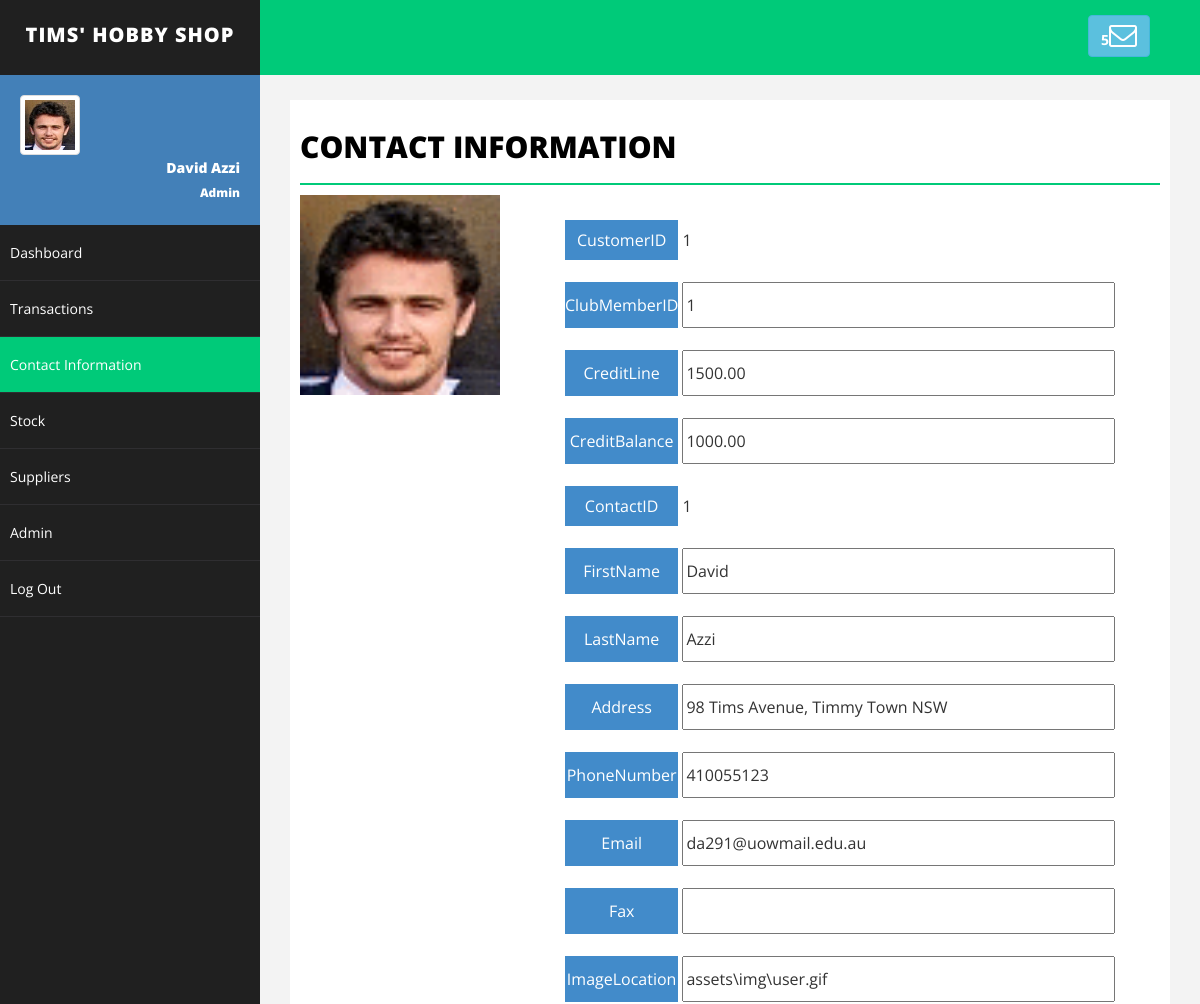
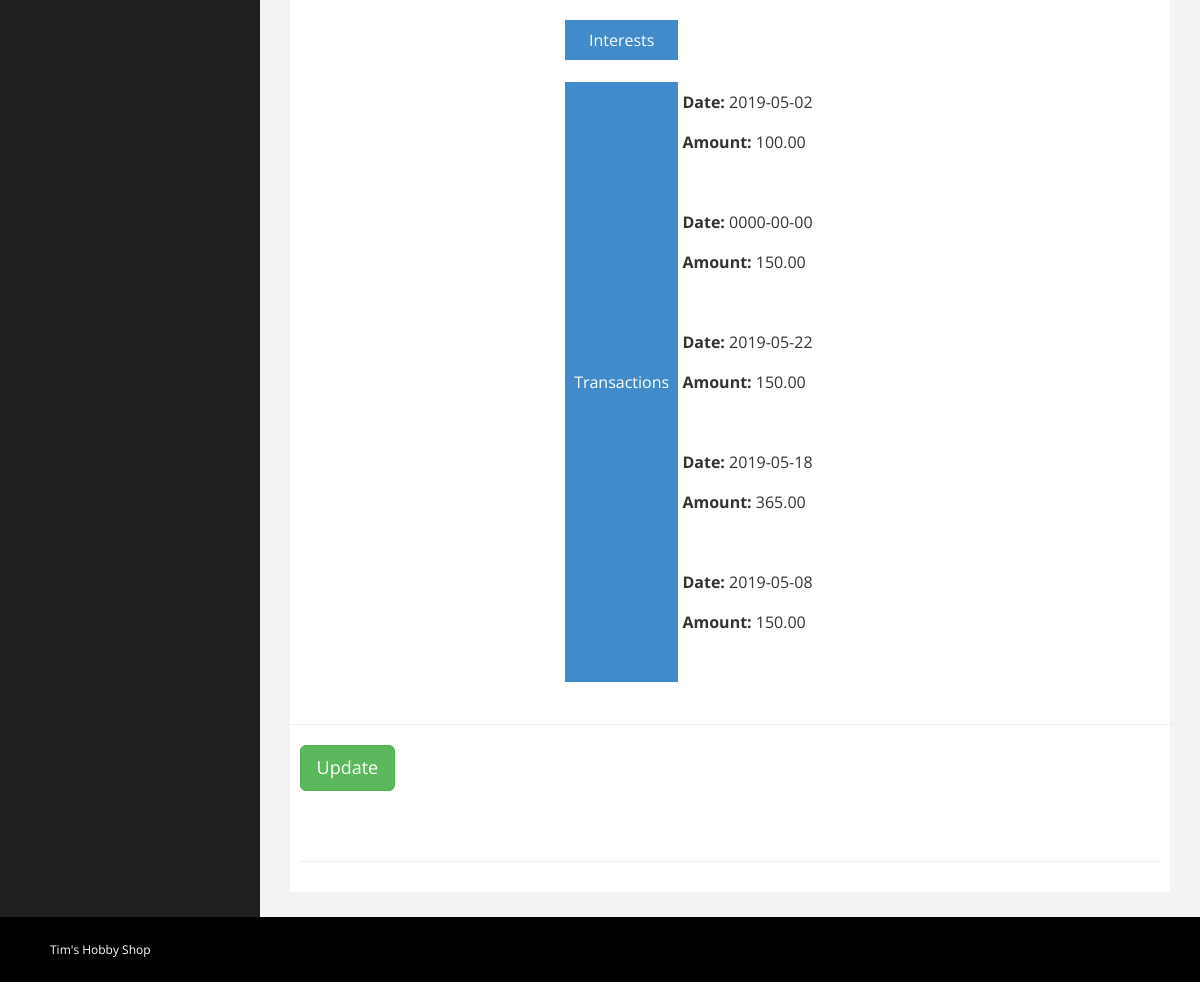
Page /CustomerProfile.php?id=1 (signed in) on the committed database (2 pictures, top to bottom).
### tables this page shows
CREATE TABLE `customer` (
  `CustomerID` int(5) NOT NULL,
  `ClubMemberID` varchar(20) DEFAULT NULL,
  `CreditLine` decimal(7,2) DEFAULT NULL,
  `CreditBalance` decimal(7,2) DEFAULT NULL
);

CREATE TABLE `contact` (
  `ContactID` int(5) NOT NULL,
  `FirstName` varchar(30) DEFAULT NULL,
  `LastName` varchar(30) DEFAULT NULL,
  `Address` varchar(30) DEFAULT NULL,
  `PhoneNumber` int(10) DEFAULT NULL,
  `Email` varchar(30) DEFAULT NULL,
  `Fax` varchar(30) DEFAULT NULL,
  `ImageLocation` varchar(30) DEFAULT NULL
);

CREATE TABLE `sale` (
  `SaleID` int(5) NOT NULL,
  `CustomerID` int(5) NOT NULL,
  `EmployeeID` int(5) NOT NULL,
  `ItemID` int(5) NOT NULL,
  `TransactionID` int(5) NOT NULL,
  `Date` date NOT NULL,
  `Quantity` int(5) NOT NULL,
  `Discount` decimal(7,2) NOT NULL,
  `TotalValue` decimal(7,2) NOT NULL
);

### classes/cContact.php (called while the page is built, shortened)
<?php
require_once ("cDefaultTable.php");
class cContact extends cDefaultTable {
	public function __construct(){
		$this->tableName = 'contact';
		$this->rowCount = 20;
		$this->pageCount = 0;
	}
}
?>

### classes/dbConnect.php (called while the page is built, shortened)
<?php
class dbConnect {
	private static $db = null;
	private $conn;
	private $DB_SERVER = 'localhost';
	private $DB_USERNAME = 'admin1';
	private $DB_PASSWORD = 'admin1';
	private $DB_NAME = 'project334';
	public function __construct(){
		 $this->conn = mysqli_connect($this->DB_SERVER, $this->DB_USERNAME, $this->DB_PASSWORD, $this->DB_NAME);
	}
	public static function startDB(){
		if (!self::$db) {
			self::$db = new dbConnect();
		}
		return self::$db;
	}
	public function dbQuery($sql){
		return $this->conn->query($sql);
	}
}
?>

### classes/cDefaultTable.php (called while the page is built, shortened)
<?php
require_once("dbConnect.php");
class cDefaultTable {
	public $tableName;
	public $pageCount;
	public $rowCount;
	public function getTableData($constraint){
		if ($constraint != ""){
			$constraint = " WHERE " . $constraint;
		}
		$this->tableData = array();
		$pageCount = $this->pageCount;
		$rowCount = $this->rowCount;
		$this->rowTotal = 0;
		$db = dbConnect::startDB();
		$SQLquery = "SELECT * FROM " . $this->tableName . $constraint;
		$result = $db->dbQuery($SQLquery);
		$data = mysqli_fetch_row($result);
		$this->pageTotal = $data[0];
		if ($rowCount > 0){
			$this->rowTotal = ceil($this->pageTotal/$rowCount);
		} else {
			$this->rowTotal = 1;
		}
		if ($pageCount == '' || $pageCount <= '1'){
			$pageCount = 1;
		} elseif ($pageCount > $this->rowTotal) {
			$pageCount = $this->rowTotal;
		}
		if ($rowCount > 0){
			$addLimit = 'LIMIT ' . ($pageCount - 1) * $rowCount . ',' . $rowCount;
		} else {
			$addLimit = NULL;
		}
		$SQLquery .= " " .$addLimit;
		$result = $db->dbQuery($SQLquery);
		while($row = $result->fetch_assoc()){
			$this->tableData[] = $row;
		}
		return $this->tableData;
	}
}

### classes/cCustomer.php (called while the page is built, shortened)
<?php
require_once ("cDefaultTable.php");
class cCustomer extends cDefaultTable {
	public function __construct(){
		$this->tableName = 'customer';
		$this->rowCount = 20;
		$this->pageCount = 0;
	}
}
?>

### classes/cSale.php (called while the page is built, shortened)
<?php
require_once ("cDefaultTable.php");
class cSale extends cDefaultTable {
	public function __construct(){
		$this->tableName = 'sale';
		$this->rowCount = 20;
		$this->pageCount = 0;
	}
}
?>

### CustomerProfile.php (the view, shortened to what this page needs)
<html xmlns="http://www.w3.org/1999/xhtml">
<?php
	$jobTitle = $_SESSION['userData']['JobTitle'];
	$userName = $_SESSION['userName'];
	$profilePic = $_SESSION['userData']['ImageLocation'];
	require_once ("classes\cCustomer.php");
	require_once ("classes\cContact.php");
	require_once ("classes\cSale.php");
	if ($jobTitle === "Admin"){
		$readOnly = "";
	} else {
		$readOnly = "readonly";
		$contentEdit = "";
	}
	$sql = "CustomerID = " . $_GET['id'];
	$objSale = new cSale();
	$saleData = $objSale->getTableData($sql);
	$objCustomer = new cCustomer();
	$customerData = $objCustomer->getTableData($sql);
	$objContact = new cContact();
	$sql = "ContactID = 1";
	$contactData = $objContact->getTableData($sql);
?>
    <link href="assets/css/bootstrap.css" rel="stylesheet">
    <link href="assets/css/font-awesome.css" rel="stylesheet">
    <link href="assets/css/basic.css" rel="stylesheet">
    <link href="assets/css/custom.css" rel="stylesheet">
    <div id="wrapper">
        <nav class="navbar navbar-default navbar-cls-top " role="navigation" style="margin-bottom: 0">
            <div class="navbar-header">
                <a class="navbar-brand" href="dashboard.php">Tims' hobby shop</a>
            </div>
            <div class="header-right">
                <a href="message-task.php" class="btn btn-info" title="New Message"><b>5</b><i class="fa fa-envelope-o fa-2x"></i></a>
            </div>
        </nav>
        <nav class="navbar-default navbar-side" role="navigation">
            <div class="sidebar-collapse">
                <ul class="nav" id="main-menu">
                    <li>
                        <div class="user-img-div">
                            <img src="<?php echo $profilePic ?>" class="img-thumbnail">
                            <div class="inner-text">
                                <?php echo $userName ?>
                            <br>
                                <small><?php echo $jobTitle ?></small>
                            </div>
                        </div>
                    </li>
                    <li>
                        <a href="dashboard.php">Dashboard</a>
                    </li>
                    <li class="">
                        <a href="transactions.php">Transactions</a>
                    </li>
                     <li>
                        <a class="active-menu" href="customerinfo.php">Contact Information</a>
                    </li>
                    <li>
                        <a href="stock.php">Stock</a>
                    </li>
                     <li class="">
                        <a href="supplier.php">Suppliers</a>
                    </li>
					<li>
                        <?php if ($jobTitle == "Admin"){ ?><a href="admin.php">Admin</a><?php } ?>
                    </li>
                    <li>
                        <a href="login.php">Log Out</a>
                    </li>
                </ul>
            </div>
        </nav>
        <div id="page-wrapper">
            <div id="page-inner">
                <div class="row">
                    <div class="col-md-12">
                        <h1 class="page-head-line">Contact Information</h1>
                    </div>
                </div>
<div>
      <div class="row pad-top-botm ">
         <div class="col-lg-6 col-md-6 col-sm-6 " style="width:250px;">
          <img src="<?php echo $contactData[0]["ImageLocation"]; ?>" style="padding-bottom:20px; width: 200px; height: 220px;">
         </div>
<div class="col-lg-6 col-md-6 col-sm-6">
            <br>
			<form action="<?php echo htmlspecialchars($_SERVER["PHP_SELF"]) . "?id=" . $_GET['id']; ?>" method="post">
	<div class="col-lg-6 col-md-6 col-sm-6">
		<table width="100%;">
	<?php
		$id = $_GET['id'];
		foreach ($customerData as $row){
			foreach ($row as $field => $value){
					$tblData = '<tr class="tableRow">';
					$tblData .= '<td width="20%" class="tableLeftCol">' . $field . '</td>';
					$tblData .=	'<td>&nbsp;</td>';
					$tblData .= '<td class="tableRightCol">';
					if ($field == "CustomerID"){
						$tblData .= $id;
						$tblData .= '<input size="50" name="' .$field .'" id="' . $field . '" type="hidden" value="'. $id . '">';
					} else {
						$tblData .= '<input size="50" name="' .$field .'" id="' . $field . '" value="' . $value . '" type="text"'. $readOnly . '>';
					}
					$tblData .= '</td></tr><tr><td>&nbsp;</td></tr>';
					echo $tblData;
			}
		}
		foreach ($contactData as $row){
			foreach ($row as $field => $value){
					$tblData = '<tr class="tableRow">';
					$tblData .= '<td width="20%" class="tableLeftCol">' . $field . '</td>';
					$tblData .=	'<td>&nbsp;</td>';
					$tblData .= '<td class="tableRightCol">';
					if ($field == "ContactID"){
						$tblData .= $id;
						$tblData .= '<input size="50" name="' .$field .'" id="' . $field . '" type="hidden" value="'. $id . '">';
					} else {
						$tblData .= '<input size="50" name="' .$field .'" id="' . $field . '" value="' . $value . '" type="text"'. $readOnly . '>';
					}
					$tblData .= '</td></tr><tr><td>&nbsp;</td></tr>';
					echo $tblData;
			}
		}
		$tblData = '<tr class="tableRow">';
		$tblData .= '<td width="20%" class="tableLeftCol">Interests</td>';
		$tblData .=	'<td>&nbsp;</td>';
		$tblData .= '<td class="tableRightCol">';
		$tblData .= '</td></tr><tr><td>&nbsp;</td></tr>';
		echo $tblData;
		$tblData = '<tr class="tableRow">';
		$tblData .= '<td width="20%" class="tableLeftCol">Transactions</td>';
		$tblData .=	'<td>&nbsp;</td>';
		$tblData .= '<td class="tableRightCol">';
		foreach ($saleData as $row){
			$sql = "TransactionID = " . $row["TransactionID"];
			$transData = $objSale->getTableData($sql);
			$tblData .= "<b>Date:</b> " . $row["Date"] . "<br /><b>Amount:</b> " . $row["TotalValue"];
			$tblData .= "<br /><br />";
		}
		$tblData .= '</td></tr><tr><td>&nbsp;</td></tr>';
		echo $tblData;
	?>
		</table>
         </div>
     </div>
      <div class="row pad-top-botm">
         <div class="col-lg-12 col-md-12 col-sm-12">
             <hr>
              <button type="submit" name="btnUpdate" class="btn btn-success btn-lg">Update</button>
             </div>
         </div>
 </div>
	<br>
	<br>
                <hr>
            </div>
        </div>
    </div>
    <div id="footer-sec">
        Tim's Hobby Shop <a href="dashboard.php" target="_blank"></a>
    </div>
</h<html></body></html>

### assets/css/basic.css (style rules this page uses)
#wrapper { width: 100%; background: #202020; }
#page-wrapper { padding: 15px 15px; min-height: 600px; background: #F3F3F3; }
#page-inner { width: 100%; margin: 10px 20px 10px 0px; background-color: #fff!important; padding: 10px; min-height: 1200px; }
.page-head-line { font-size: 30px; text-transform: uppercase; color: #000; font-weight: 800; padding-bottom: 20px; border-bottom: 2px solid #00CA79; margin-bottom: 10px; }
.navbar-cls-top .navbar-brand { color: #fff; background: #202020; width: 260px; text-align: center; height: 75px; font-size: 20px; letter-spacing: 1px; font-weight: 900; padding-top: 25px; text-transform:uppercase; }
.header-right { color: #fff; padding: 15px 50px 5px 50px; float: right; font-size: 16px; }
.user-img-div { min-height: 140px; padding: 20px; background-color: #4380B8; }
.user-img-div img { max-height: 60px; }
.user-img-div .inner-text { text-align: right; position: relative; color: #fff; font-weight: 800; line-height: 25px; }
.active-menu { background-color: #00CA79!important; }
.sidebar-collapse, .sidebar-collapse .nav { background: none; }
.sidebar-collapse .nav { padding: 0; }
.sidebar-collapse .nav > li > a { color: #fff; background: #202020; text-shadow: none; padding: 15px 40px; border-bottom: 1px solid #2F2E31; }
.sidebar-collapse > .nav > li > a { padding: 15px 10px; }
.navbar-side { border: none; background-color: #202020; }
.navbar-cls-top { background: #00CA79; border-bottom: none; }
.navbar-default { border: 0px solid black; }
.navbar-header { background: #000000; }
.tableRow { line-height: 40px; text-align: center; align: center; }
.tableLeftCol { background-color: #428bca; width="30%"; color: white; }
.tableRightCol { align: left; text-align: left; }
#footer-sec { background-color:#000; padding:20px 50px; color:#fff; font-size:12px; }
@media (min-width:768px) { #page-wrapper { margin: 0 0 0 260px; padding: 15px 30px; min-height: 1200px; } }
@media (min-width:768px) { .navbar-side { z-index: 1; position: absolute; width: 260px; } }
@media (min-width:768px) { .navbar { border-radius: 0px; } }

### rows in the picture
customer: field "CustomerID", value "1", field "ClubMemberID", ClubMemberID "1", field "CreditLine", CreditLine "1500.00", field "CreditBalance", CreditBalance "1000.00"
contact: field "ContactID", value "1", field "FirstName", FirstName "David", field "LastName", LastName "Azzi", field "Address", Address "98 Tims Avenue, Timmy Town NSW", field "PhoneNumber", PhoneNumber "410055123", field "Email", Email "da291@uowmail.edu.au", field "Fax", field "ImageLocation", ImageLocation "assets\\img\\user.gif"
sale: Date "2019-05-02", TotalValue "100.00"
sale: Date "0000-00-00", TotalValue "150.00"
sale: Date "2019-05-22", TotalValue "150.00"
sale: Date "2019-05-18", TotalValue "365.00"
sale: Date "2019-05-08", TotalValue "150.00"

### other values in the picture
$userName "David Azzi"
$jobTitle "Admin"
